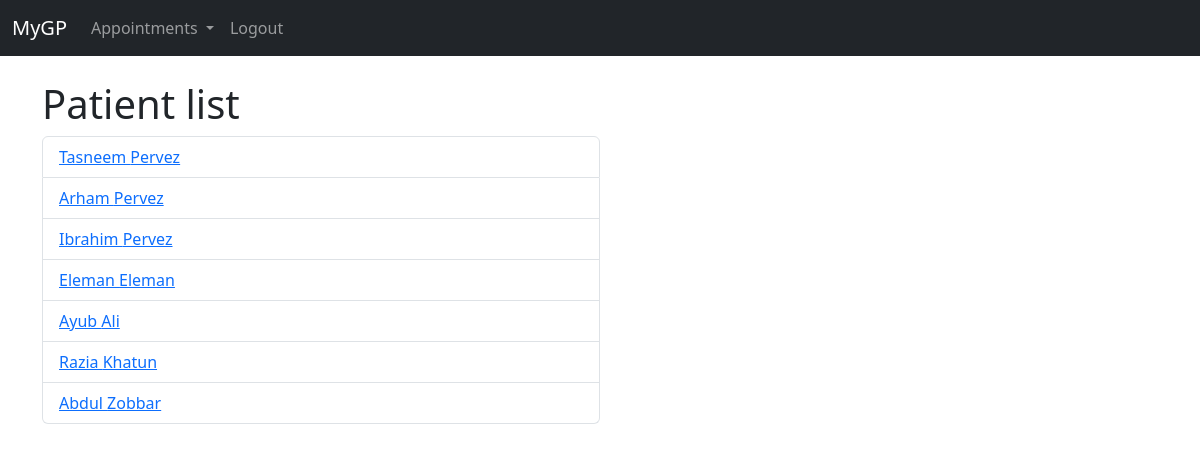
Screenshot of /consultations/patient_list/ (signed in) with the database file from the repository.
### consultations/models.py (models this page shows, shortened)
class Patient(models.Model):
    first_name = models.CharField(max_length=50)
    last_name = models.CharField(max_length=50)
    date_of_birth = models.DateField()
    address = models.CharField(max_length=100, null=True, blank=True )
    phone = models.CharField(max_length=20, null=True, blank=True )
    next_of_kin = models.CharField(max_length=100, null=True, blank=True )
    next_of_kin_phone = models.CharField(max_length=20, null=True, blank=True )

### consultations/views.py (the view)
# urls.py: path('patient_list/', views.patient_list, name='patient_list'),
@login_required
def patient_list(request):
    patients = Patient.objects.all()
    return render(request, 'consultations/patient_list.html', {'patients': patients})

### consultations/templates/consultations/patient_list.html
{% extends 'accounts/base.html' %}
{% block content %}
<div class="col-md-6 offset-md-d">
    <h1>Patient list</h1>
    <ul class="list-group">
        {% for patient in patients %}
        <li class="list-group-item"> <a href="{% url 'consultations:patient_detail' patient.pk %}"> {{ patient.first_name }} {{ patient.last_name }} </a></li>
        {% endfor %}
    </ul>
</div>
{% endblock %}

### rows the page displays
Patient: first_name "Tasneem", last_name "Pervez"
Patient: first_name "Arham", last_name "Pervez"
Patient: first_name "Ibrahim", last_name "Pervez"
Patient: first_name "Eleman", last_name "Eleman"
Patient: first_name "Ayub", last_name "Ali"
Patient: first_name "Razia", last_name "Khatun"
Patient: first_name "Abdul", last_name "Zobbar"
